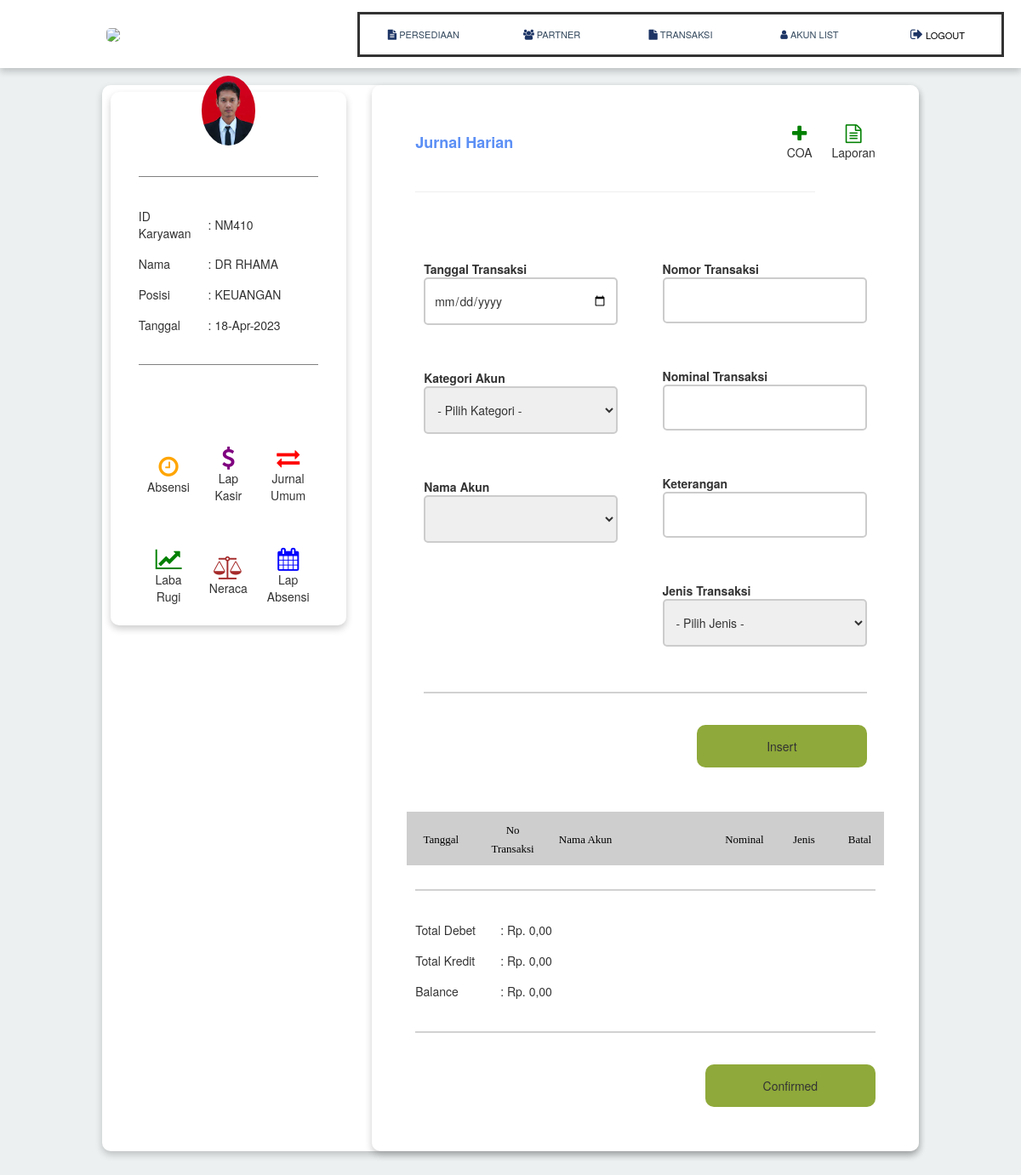
Screenshot of /account/keuangan (signed in) with the database file from the repository.
### tables this page shows
CREATE TABLE `db_user` (
  `no` int(10) NOT NULL,
  `id_user` varchar(100) NOT NULL,
  `nama` varchar(100) NOT NULL,
  `alamat` varchar(100) NOT NULL,
  `hp` varchar(15) NOT NULL,
  `email` varchar(100) NOT NULL,
  `jabatan` varchar(25) NOT NULL,
  `username` varchar(10) NOT NULL,
  `password` varchar(6) NOT NULL,
  `jenis_kelamin` varchar(25) NOT NULL,
  `foto` varchar(100) NOT NULL,
  `fee` varchar(5) NOT NULL,
  `activation_status` int(1) NOT NULL DEFAULT 1
);

### account/akses.php (called while the page is built, shortened)
<?php
include dirname(__DIR__)."/configuration/koneksi.php";
$result  = mysqli_query($koneksi, "SELECT * FROM db_user where username like '$_SESSION[guest]'");
$akses     = mysqli_fetch_assoc($result);
?>

### account/keuangan.php (the view, shortened to what this page needs)
<?php
include "akses.php";
include "mainhead.php";
$jurnalno = isset($_GET['jurnalno'])?$_GET['jurnalno']:"";
if ($jurnalno == ""){
    $kode = rand(6,999999);
    $jurnalno = "GL-$kode";
}else{
    $jurnalno2 = $jurnalno;
}
$sql1    = mysqli_query($koneksi, "SELECT * FROM mutasi where jurnalno like '$jurnalno'") or die (mysql_error());
$jurnal  = mysqli_fetch_array($sql1);
$tglnow = date("d-M-Y");
?>
<table class ="table-main">
<?php include "dash-left-keuangan.php"; ?>
<td style="width:1%;"></td>
<td valign="top" style="width:65%;background:white;box-shadow:0 4px 8px 0 rgba(0, 0, 0, 0.2);border-radius:10px;">
<table width="90%" style="margin-top:30px;">
    <td width="80%"><font size="4" color="#5b8ff5"><b>Jurnal Harian</b></font></td>
    <td width="10%" align="center"><a href="add-coa" tooltip='Tambahkan COA baru' flow='left'><i class="fa fa-plus" style="color:green;font-size:22px;"></i></a><br>COA</td>
    <td width="10%" align="center"><a href="lap-jurnal" tooltip='Jurnal Umum' flow='left'><i class="fa fa-file-text-o" style="color:green;font-size:22px;"></i></a><br>Laporan</td></tr>
    <td colspan="2"><hr></td></tr>
</table>
<FORM language="javascript" name="form1" method="post" action="action/add-jurnal" onSubmit="return cek()">
<table width="90%">
<td width="50%" align="center" valign="top">
<table width="100%" align="center" style="padding:10px;">
    <td colspan="2" height="10">&nbsp;</td></tr>
    <td width="25%"><b>Tanggal Transaksi</b><br>
    <input name="trx_date" type="date" value="<?php echo"$jurnal[tanggal]"; ?>" autocomplete="off" style="width:95%;" required></td></tr>
    <td colspan="2" height="10">&nbsp;</td></tr>
    <td width="25%"><b>Kategori Akun</b><br>
    <select name="kategori" id="kategori" style="width:95%;" required>
    <option value="" selected>- Pilih Kategori -</option>
    </select></td></tr>
    <td colspan="2" height="10">&nbsp;</td></tr>
    <td width="25%"><b>Nama Akun</b><br>
    <select name="id_akun" id="id_akun" style="width:95%;" required>
    </select></td></tr>
</table>
</td>
<td widht="50%" align="center" valign="top">
<table width="100%" align="left">
    <td colspan="2" height="10">&nbsp;</td></tr>
    <td width="25%"><b>Nomor Transaksi</b><br>
    <input name="trx_no" type="text" value="" autocomplete="off" required></td></tr>
    <td colspan="2" height="10">&nbsp;</td></tr>
    <td width="25%"><b>Nominal Transaksi</b><br>
    <input name="amount" type="text" id="tanparupiah1" autocomplete="off" required></td></tr>
    <td colspan="2" height="10">&nbsp;</td></tr>
    <td width="25%"><b>Keterangan</b><br>
    <input name="desk" type="text" value="" autocomplete="off" required></td></tr>
    <td colspan="2" height="10">&nbsp;</td></tr>
    <td width="25%"><b>Jenis Transaksi</b><br>
    <select name="tipe" required>
    <option value="" selected>- Pilih Jenis -</option>
    </select></td></tr>
</table>
</td></tr>
<td colspan="2">
    <table width="100%" align="center">
    <td colspan="2" height="60"><hr style="border:0px;height:2px;background:#d1d1d1;"></td></tr>
    <td colspan="2" align="right" height="60"><button>Insert</button></form></td></tr>
    <td colspan="2" height="30">&nbsp;</td></tr>
<table width="90%" align="center">
<tr bgcolor="#CECECE" height="35">
<td width="10%" align="center" style="padding:10px;"><font color="black" face="verdana" size="2">Tanggal</font></td>
<td width="10%" align="center" style="padding:10px;"><font color="black" face="verdana" size="2">No Transaksi</font></td>
<td width="20%" align="left" style="padding:10px;"><font color="black" face="verdana" size="2">Nama Akun</font></td>
<td width="15%" align="right" style="padding:10px;"><font color="black" face="verdana" size="2">Nominal</font></td>
<td width="10%" align="center" style="padding:10px;"><font color="black" face="verdana" size="2">Jenis</font></td>
<td width="5%" align="center" style="padding:10px;"><font color="black" face="verdana" size="2">Batal</font></td>
</tr>
<?php
$jurnalno = is_null($jurnal)?"":$jurnal["jurnalno"];
?>
<?php
    $sqlpengunjung="select sum(debet) kunjung from mutasi where jurnalno like '$jurnalno' and report like '0'";
    $resultpengunjung = mysqli_query($koneksi, $sqlpengunjung);
    $pengunjung=mysqli_fetch_object($resultpengunjung);
    $totalpengunjung1=$pengunjung->kunjung;
    $a1 = $totalpengunjung1;
    $a1rp   = number_format($a1,2,",",".");
    $sqlpengunjung="select sum(kredit) kunjung from mutasi where jurnalno like '$jurnalno' and report like '0'";
    $resultpengunjung = mysqli_query($koneksi, $sqlpengunjung);
    $pengunjung=mysqli_fetch_object($resultpengunjung);
    $totalpengunjung2=$pengunjung->kunjung;
    $a2 = $totalpengunjung2;
    $a2rp   = number_format($a2,2,",",".");
    $oob = $a1 - $a2;
    $oobrp   = number_format($oob,2,",",".");
?>
<td colspan="7"><hr style="border:0px;height:2px;background:#d1d1d1;"></td></tr>
</table>
<FORM language="javascript" name="form2" method="post" action="action/confirm-jurnal" onSubmit="return cekbalance();">
<table width="90%" style="margin-top:0px;">
    <td height="20" width="100">Total Debet</td>    <td>: Rp. <?php echo "$a1rp"; ?></td></tr>
    <td height="20" width="100">Total Kredit</td>   <td>: Rp. <?php echo "$a2rp"; ?></td></tr>
    <td height="20" width="100">Balance</td>        <td>: Rp. <?php echo "$oobrp"; ?></td></tr>
</table>
<table width="90%" align="center">
    <td colspan="2" height="60"><hr style="border:0px;height:2px;background:#d1d1d1;"></td></tr>
    <td colspan="2" align="right" height="60"><button>Confirmed</button></form></td></tr>
    <td colspan="2" height="30">&nbsp;</td></tr>

### account/dash-left-keuangan.php (shortened to what this page needs)
<td valign="top" style="width:30%;">
    <table align="center" style="height:530px;width:100%;background:white;box-shadow:0 4px 8px 0 rgba(0, 0, 0, 0.2);border-radius:10px;">
      <td><table style="width:90%;">
        <td colspan="2" align="center"><img src="staff-image/<?php echo "$akses[foto]"; ?>" style="width:30%;height:auto;margin-top:-35px;border-radius:100%;"></td></tr>
        <td colspan="2" align="center"><hr style="border:0px;height:1px;background:grey;"></td></tr>
        <td style="width:25%;">ID Karyawan</td>
        <td style="width:75%;">: <?php echo "$akses[id_user]"; ?></td></tr>
        <td style="width:25%;">Nama</td>
        <td style="width:75%;">: <?php echo "$akses[nama]"; ?></td></tr>
        <td style="width:25%;">Posisi</td>
        <td style="width:75%;">: <?php echo "$akses[jabatan]"; ?></td></tr>
        <td style="width:25%;">Tanggal</td>
        <td style="width:75%;">: <?php echo "$tglnow"; ?></td></tr>
        <td colspan="2" align="center"><hr style="border:0px;height:1px;background:grey;"></td></tr>
        <td colspan="2" align="center"><?php include "jam.php"; ?></td></tr>
        <td colspan="2" align="center" height="30">&nbsp;</td></tr>
        <td colspan="2">
            <table style="width:100%;padding:10px;margin-top:0px;">
                <td align="center" style="width:33%;" onclick="return absensi_karyawan('snapshot')"><a tooltip='Absensi Karyawan' flow='right'><i class="fa fa-clock-o" style="color:orange;font-size:27px;"></i></a><br>Absensi</td>
                <td align="center" style="width:33%;" onclick="return lap_kasir('lap-kasir')"><a tooltip='Laporan Kasir' flow='left'><i class="fa fa-dollar" style="color:purple;font-size:27px;"></i></a><br>Lap Kasir</td>
                <td align="center" style="width:33%;"><a href="keuangan" tooltip='Jurnal Umum' flow='left'><i class="fa fa-exchange" style="color:red;font-size:27px;"></i></a><br>Jurnal Umum</td></tr>
                <td colspan="3" height="30">&nbsp;</td></tr>
                <td align="center" style="width:33%;"><a href="labarugi" tooltip='Laba Rugi' flow='left'><i class="fa fa-line-chart" style="color:green;font-size:27px;"></i></a><br>Laba Rugi</td>
                <td align="center" style="width:33%;"><a href="neraca" tooltip='Neraca Usaha' flow='left'><i class="fa fa-balance-scale" style="color:brown;font-size:27px;"></i></a><br>Neraca</td>
                <td align="center" style="width:33%;" onclick="return lap_absensi('lap-absensi')"><a tooltip='Laporan Absensi Karyawan' flow='right'><i class="fa fa-calendar" style="color:blue;font-size:27px;"></i></a><br>Lap Absensi</td>
            </table>
        </td></tr>

### link/mystyle.css (style rules this page uses)
@media screen and (min-width: 279px) { * { margin:0px auto; } }
@media screen and (min-width: 479px) { * { margin:0px auto; } }
@media screen and (min-width: 679px) { * { margin:0px auto; } }
[tooltip] { position: relative; }
[tooltip]::before, [tooltip]::after { text-transform: none; font-size: .9em; line-height: 1; user-select: none; pointer-events: none; position: absolute; display: none; opacity: 0; }
[tooltip]::before { content: ''; border: 5px solid transparent; z-index: 1001; }
[tooltip]::after { content: attr(tooltip); font-family: Helvetica, sans-serif; text-align: center; min-width: 3em; max-width: 21em; white-space: nowrap; overflow: hidden; text-overflow: ellipsis; padding: 1ch 1.5ch; border-radius: .3ch; box-shadow: 0 1em 2em -.5em rgba(0, 0, 0, 0.35); background: #333; color: #fff; z-index: 1000; }
[tooltip][flow^="left"]::before { top: 50%; border-right-width: 0; border-left-color: #333; left: calc(0em - 5px); transform: translate(-.5em, -50%); }
[tooltip][flow^="left"]::after { top: 50%; right: calc(100% + 5px); transform: translate(-.5em, -50%); }
[tooltip][flow^="right"]::before { top: 50%; border-left-width: 0; border-right-color: #333; right: calc(0em - 5px); transform: translate(.5em, -50%); }
[tooltip][flow^="right"]::after { top: 50%; left: calc(100% + 5px); transform: translate(.5em, -50%); }
input[type=text],input[type=password],select,input[type=number],input[type=file],input[type=email],input[type=date],input[type=time],textarea { font-size: 14px; width: 100%; padding: 15px 10px; box-sizing: border-box; border: 2px solid #ccc; -webkit-transition: 0.5s; transition: 0.5s; outline: none; background-size: 30px; background-position: 5px 5px; background-repeat: no-repeat; padding-left: 10px; border-radius: 5px; }
button { font-size: 14px; font-family:arial; background: #8fa93a; color: white; border: white 0px solid; border-radius: 10px; padding: 12px 20px; cursor:pointer; width:200px; height:50px; -webkit-transition: 0.5s; transition: 0.5s; }
.table-main { width: 80%; margin-bottom: 100px; padding: 100px 100px; border-radius: 10px; background: white; box-shadow: 0 4px 8px 0 rgba(0, 0, 0, 0.2); }
.table-main td { padding: 8px 10px; }

### rows the page displays
db_user: foto (picture), id_user "NM410", nama "DR RHAMA", jabatan "KEUANGAN"

### other values shown
$a1rp "0,00"
$a2rp "0,00"
$oobrp "0,00"
